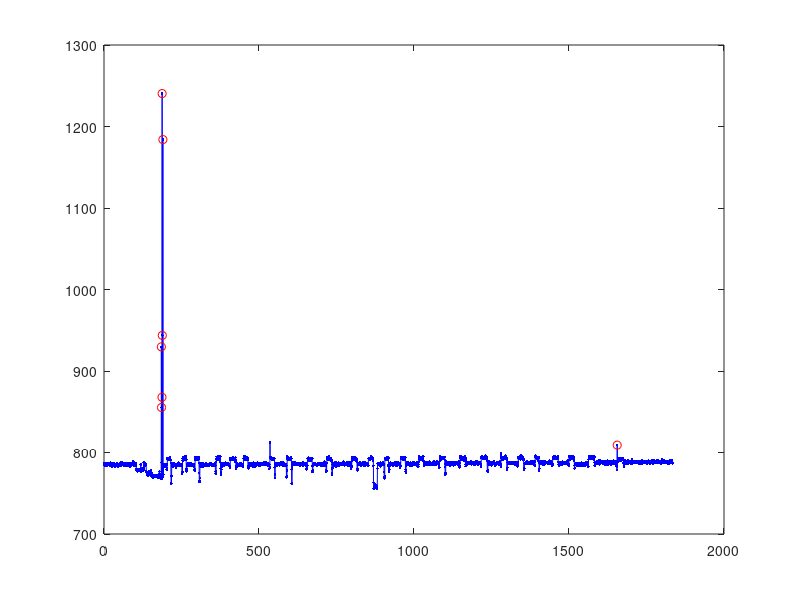

The MATLAB script that drew this image:
% package loading shouldn't be needed in MatLab
pkg load statistics

input  = load("samples.csv");
% size(input)
t = input(:,1);
data = input(:,3);

coef = 1.5;

% remove random outliers
df = [data(2:end) - data(1:end-1); 0];
s = std(df);
f = false;
for i = 2:length(df)
    f = [f; abs(df(i-1)) > s*coef && abs(df(i)) > s*coef];
end
f = !f;

wrong = data(!f);
tw = t(!f);
plot(t,data,'b.-',tw,wrong,'ro')

t = t(f);
data = data(f);

% finding trend
threshold = 0.01;
iter = 0;

do
    ++iter;
    printf("iteration %i \n", iter)
    % clustering values
    [idx, centers] = kmeans (data, 3);

    mx = max(centers);
    mn = min(centers);

    % finding which class is just trendind - we know from your experiment scheme that it should be in the middle
    % alternative way - it should be the bigest class
    trendingClass = -1;
    measurementClass = -1;
    for i = 1:length(centers)
        if centers(i) == mx
            measurementClass = i;
        elseif centers(i) != mn
            trendingClass = i;
        end
    end

    trend = data(idx==trendingClass);
    t_tr = t(idx == trendingClass);
    p = polyfit(t_tr, trend, 1);
    trend = polyval(p,t);

    trendForce = abs(max(trend)-min(trend))
    data = data - trend;

until(trendForce < threshold)


% plot(t(idx==1),data(idx==1),'r.')
% hold on
% plot(t(idx==2),data(idx==2),'b.')
% plot(t(idx==3),data(idx==3),'g.')

% finding intervals of classes and fixing one-point intervals
intervals = [];
st = 1;
currentClass = idx(1);
for i = 2:length(idx)
    if idx(i) == currentClass
        continue
    elseif i+1<length(idx) && idx(i+1) == currentClass
        idx(i) = currentClass;
    else
        intervals = [intervals; [currentClass st i-1]];
        currentClass = idx(i);
        st = i;
    end
end
intervals = [intervals; [currentClass st length(idx)]];

results = [];
for i = 1:length(intervals)
    if intervals(i,1) == measurementClass
        dt = data(intervals(i,2):intervals(i,3));
        results = [results; [mean(dt) std(dt) t(intervals(i,2)) t(intervals(i,3)) intervals(i,3)-intervals(i,2)+1]];
    end
end

save resultCh2.csv results